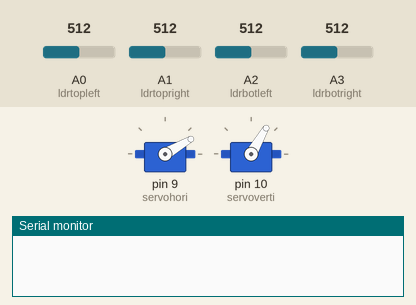
A sketch run on a simulated Arduino Uno, built with avr-gcc and run on an emulated ATmega328P. On the bench: 2 × servo, the last lines printed to the serial monitor. The inputs (shaded band) are chosen by the test bench; at power-on: A2 (ldrbotleft) = 512, A0 (ldrtopleft) = 512, A1 (ldrtopright) = 512, A3 (ldrbotright) = 512.

Above: at 1.7 s.
1.8 s: A2 (ldrbotleft) set to 546
3.7 s: A2 (ldrbotleft) set to 567
At 5.4 s:
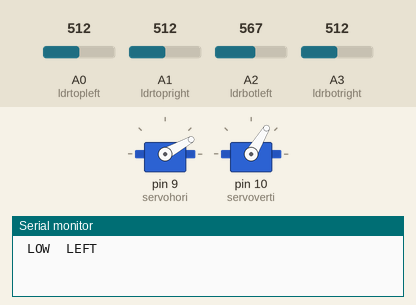
6.7 s: A0 (ldrtopleft) set to 594
At 8.4 s:
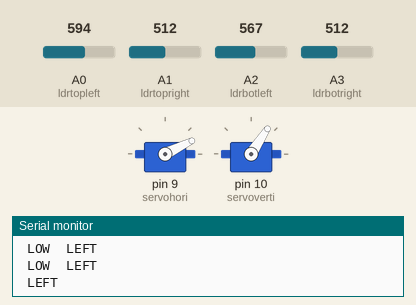
9.7 s: A0 (ldrtopleft) set to 620
At 11.5 s:
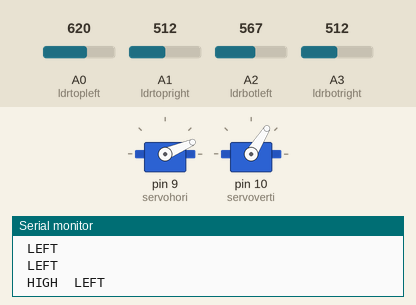
12.7 s: A1 (ldrtopright) set to 618
15.0 s: A1 (ldrtopright) set to 645
At 33.5 s:
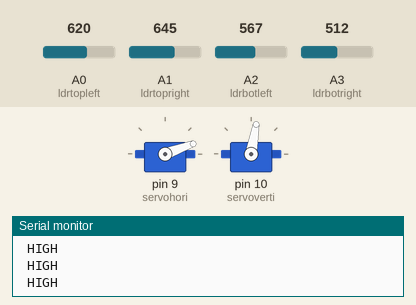
Timing chart, 0 to 35.7 s (numbered marks = the images above; inputs shaded):
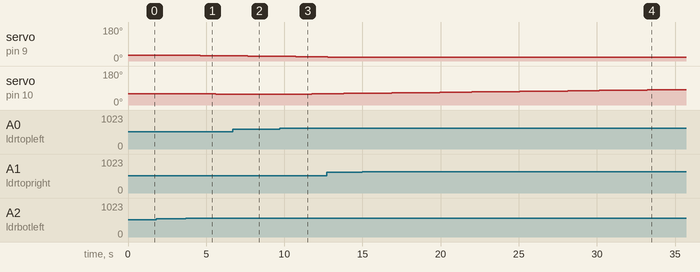

The sketch:

Arduino_Solar_Tracker2.ino
```cpp
#include <Servo.h>                            //inclusione libreria servo

Servo servohori;                              //servo orizzontale
int servoh;                                   //valore posizione orizzontale
const int servohLimitHigh = 168;              //limite massimo 178°
const int servohLimitLow = 20;                 //limite minimo 2°
//////////////////////////////
Servo servoverti;                             //servo verticale
int servov;                                   //valore posizione verticale
const int servovLimitHigh = 168;              //limite superiore 178°
const int servovLimitLow = 20;                 //limite superiore 2°
/////////////////////////////
const int ldrtopleft = 0;                     //fotoresistenza in alto a sinistra
const int ldrtopright = 1;                    //fotoresistenza in alto a destra
const int ldrbotleft = 2;                     //fotoresistenza in basso a sinistra
const int ldrbotright = 3;                    //fotoresistenza in basso a destra
/////////////////////////////
const int TOL = -20;                          //tolleranza per la differenza tra i valori dei fotoresistori
const unsigned long WAIT_SENSORS = 5;         //attesa tra le misurazioni dello stesso fotoresistore di cui si fa le media
const unsigned long WAIT_ACTUATORS = 1;      //attesa dopo il pilotaggio dei servomotori
const unsigned long WAIT_LOOP = 1000;            //attesa tra un ciclo e l'altro del loop


void setup ()
{
  Serial.begin(9600);

  servoh = 30;                    //inizializzazione del valori del servomotore orizzontale
  servohori.attach(9);                        //esplicitazione collegamento servo orizzontale e pin 9
  servohori.write(servoh);                    //posizione di partenza servo orizzontale
  //////////////////////////
  servov = 60;                    //inizializzazione del valori del servomotore verticale
  servoverti.attach(10);                      //esplicitazione collegamento servo verticale e pin 10
  servoverti.write(servov);                   //posizione di partenza servo verticale

  delay(500);
}

void loop()
{
  int topl1 = analogRead(ldrtopleft);          //creazione della variabile contenente il valore di tensione relativo alla fotoresistenza in alto a sinistra
  delay(WAIT_SENSORS);
  int topl2 = analogRead(ldrtopleft);
  int topl = (topl1 + topl2)/2;
  ///////////////////////
  int topr1 = analogRead(ldrtopright);         //creazione della variabile contenente il valore di tensione relativo alla fotoresistenza in alto a destra
  delay(WAIT_SENSORS);
  int topr2 = analogRead(ldrtopright);
  int topr = (topr1 + topr2)/2;
  //////////////////////
  int botl1 = analogRead(ldrbotleft);          //creazione della variabile contenente il valore di tensione relativo alla fotoresistenza in basso a sinistra
  delay(WAIT_SENSORS);
  int botl2 = analogRead(ldrbotleft);
  int botl = (botl1 + botl2)/2;
  //////////////////////
  int botr1 = analogRead(ldrbotright);         //creazione della variabile contenente il valore di tensione relativo alla fotoresistenza in basso a destra
  delay(WAIT_SENSORS);
  int botr2 = analogRead(ldrbotright);
  int botr = (botr1 + botr2)/2;
  /////////////////////
  int avgtop = (topl + topr) / 2;              //calcolo del valore medio delle fotoresistenze in alto
  int avgbot = (botl + botr) / 2;              //calcolo del valore medio delle fotoresistenze in basso
  int avgleft = (topl + botl) / 2;             //calcolo del valore medio delle fotoresistenze a sinistra
  int avgright = (topr + botr) / 2;            //calcolo del valore medio delle fotoresistenze a destra

  if ((avgtop - avgbot)< TOL)                  //se la media dei valori di quelle in alto è minore di quella dei valori di quelle in basso
  {
    Serial.print(" LOW ");
    servov --;
    if (servov < servovLimitLow)               //se il valore della posizione è maggiore del limite superiore
    {
      servov = servovLimitLow;                 //il motore assume la posizione corrispondente al limite superiore
    }
    servoverti.write(servov);                  //il motore si orienterà verso il basso
    delay(WAIT_ACTUATORS);
  }
  else if ((avgbot - avgtop)< TOL)             //se la media dei valori di quelle in basso è minore di quella dei valori di quelle in alto
  {
    Serial.print(" HIGH ");
    servov ++;
    if (servov > servovLimitHigh)              //se il valore della posizione è minore del limite inferiore
    {
      servov = servovLimitHigh;                //il motore assume la posizione corrispondente al limite inferiore
    }
    servoverti.write(servov);                  //il motore si orienterà verso l'alto
    delay(WAIT_ACTUATORS);
  }

  if ((avgleft - avgright)< TOL)               //se la media dei valori di quelle a sinistra è maggiore di quella dei valori di quelle a destra
  {
    Serial.print(" RIGHT ");
    servoh ++;
    if (servoh > servohLimitHigh)              //se il valore della posizione è maggiore del limite sinistro
    {
      servoh = servohLimitHigh;                //il motore assume la posizione corrispondente al limite sinistro
    }
    servohori.write(servoh);                   //il motore si orienterà verso sinistra
    delay(WAIT_ACTUATORS);
  }
  else if ((avgright - avgleft)< TOL)          //se la media dei valori di quelle a destra è maggiore di quella dei valori di quelle a sinistra
  {
    Serial.print(" LEFT ");
    servoh --;
    if (servoh < servohLimitLow)               //se il valore della posizione è maggiore del limite destro
    {
      servoh = servohLimitLow;                 //il motore assume la posizione corrispondente al limite destro
    }
    servohori.write(servoh);                   //il motore si orienterà verso destra
    delay(WAIT_ACTUATORS);
  }
  delay(WAIT_LOOP);
  Serial.println("");
//////////////////////////////////Debug
 /*
  Serial.print("topl ");
   Serial.print(topl);
    Serial.print("  topr");
     Serial.print(topr);
  Serial.print("  botl ");
   Serial.print(botl);
    Serial.print("  botr");
     Serial.println(botr);

  Serial.print("servo vert: ");
  Serial.print(servov);
  Serial.print("  servo horiz: ");
  Serial.println(servoh);
*/
}
```

Measured:
- the behaviour switches between 633 and 634 on A1 (ldrtopright) (found by bisection; images 3 and 4)
- after the input at 1.8 s, every drawn part: stays the same
- after the input at 3.7 s, servo on pin 9 (servohori): 30° → 29° after 0.91 s, → 28° 1.0 s later, → 27° 1.0 s later; servo on pin 10 (servoverti): 60° → 59° after 0.91 s, → 58° 1.0 s later, → 57° 1.0 s later
- after the input at 6.7 s, servo on pin 10 (servoverti): stays 57° (without the input it goes to 56° after 0.97 s)
- after the input at 9.7 s, servo on pin 10 (servoverti): 57° → 58° after 1.0 s, → 59° 1.0 s later
